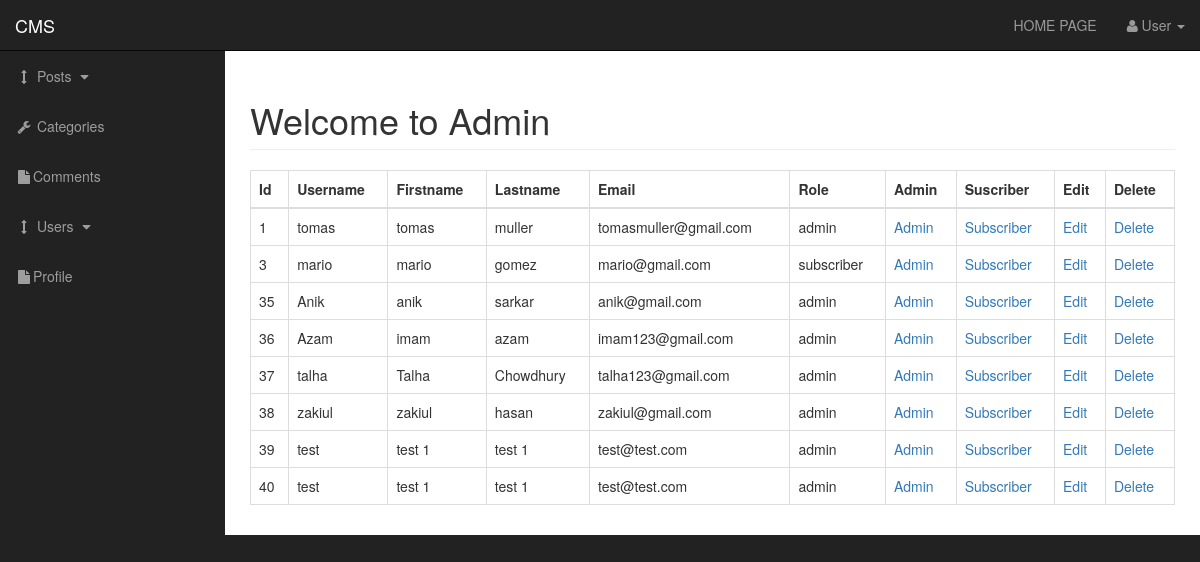
The page /admin/users.php (signed in) on the database its author committed.
### tables this page shows
CREATE TABLE `users` (
  `user_id` int(3) NOT NULL,
  `user_name` varchar(255) NOT NULL,
  `user_password` varchar(255) NOT NULL,
  `user_firstname` varchar(255) NOT NULL,
  `user_lastname` varchar(255) NOT NULL,
  `user_email` varchar(255) NOT NULL,
  `user_image` text NOT NULL,
  `user_role` varchar(255) NOT NULL,
  `randSalt` varchar(255) NOT NULL DEFAULT '$2y$10$iusesomecrazystring22'
);

### admin/includes/view_all_users.php (the view, shortened to what this page needs)
<table class="table table-bordered table-hover">
                           <thead>
                               <tr>
                                   <th>Id</th>
                                   <th>Username</th>
                                   <th>Firstname</th>
                                   <th>Lastname</th>
                                   <th>Email</th>
                                   <th>Role</th>
                                   <th>Admin</th>
                                   <th>Suscriber</th>
                                   <th>Edit</th>
                                   <th>Delete</th>
                               </tr>
                           </thead>
                            <tbody>
     <?php
    $query = "SELECT * FROM users";
    $select_users = mysqli_query($connection, $query);
    while ($row = mysqli_fetch_assoc($select_users)) {
        $user_id = $row['user_id'];
        $username = $row['user_name'];
        $user_firstname = $row['user_firstname'];
        $user_lastname = $row['user_lastname'];
        $user_email = $row['user_email'];
        $user_role = $row['user_role'];
        echo "<tr>";
        echo "<td>$user_id </td>";
        echo "<td>$username</td>";
        echo "<td>$user_firstname</td>";
        echo "<td>$user_lastname</td>";
        echo "<td>$user_email</td>";
        echo "<td>$user_role</td>";
        echo "<td><a href='users.php?change_to_admin={$user_id}'>Admin</a></td>";
        echo "<td><a href='users.php?change_to_sub={$user_id}'>Subscriber</a></td>";
        echo "<td><a href='users.php?source=edit_user&edit_user={$user_id}'>Edit</a></td>";
        echo "<td><a onClick=\"javascript:return confirm('Are you sure to delete');\" href='users.php?delete={$user_id}'>Delete</a></td>";
        echo "</tr>";
    }
    ?>
                            </tbody>
                       </table>

### admin/css/sb-admin.css (style rules this page uses)
body { margin-top: 100px; background-color: #222; }
@media (min-width:768px) { body { margin-top: 50px; } }

### rows shown on the page
users: user_id "1", user_name "tomas", user_firstname "tomas", user_lastname "muller", user_email "tomasmuller@gmail.com", user_role "admin"
users: user_id "3", user_name "mario", user_firstname "mario", user_lastname "gomez", user_email "mario@gmail.com", user_role "subscriber"
users: user_id "35", user_name "Anik", user_firstname "anik", user_lastname "sarkar", user_email "anik@gmail.com", user_role "admin"
users: user_id "36", user_name "Azam", user_firstname "imam", user_lastname "azam", user_email "imam123@gmail.com", user_role "admin"
users: user_id "37", user_name "talha", user_firstname "Talha", user_lastname "Chowdhury", user_email "talha123@gmail.com", user_role "admin"
users: user_id "38", user_name "zakiul", user_firstname "zakiul", user_lastname "hasan", user_email "zakiul@gmail.com", user_role "admin"
users: user_id "39", user_name "test", user_firstname "test 1", user_lastname "test 1", user_email "test@test.com", user_role "admin"
users: user_id "40", user_name "test", user_firstname "test 1", user_lastname "test 1", user_email "test@test.com", user_role "admin"
